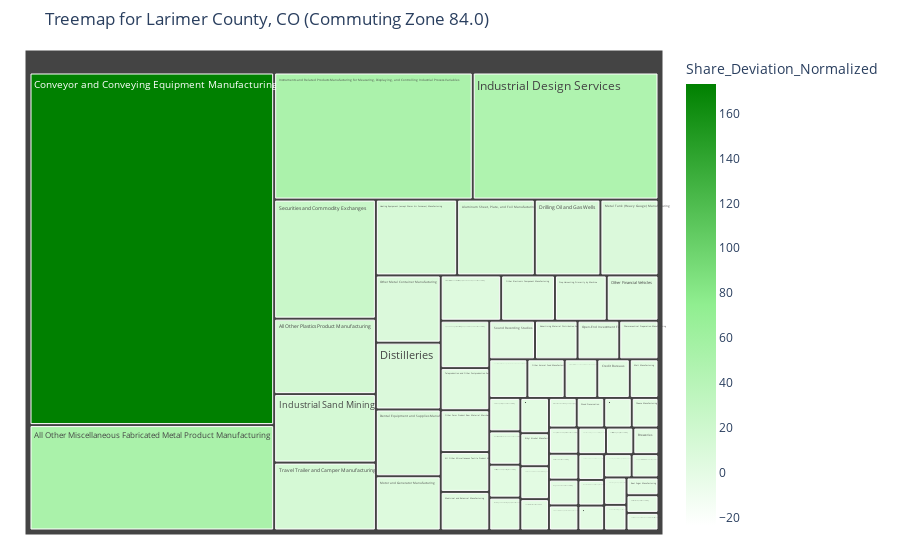
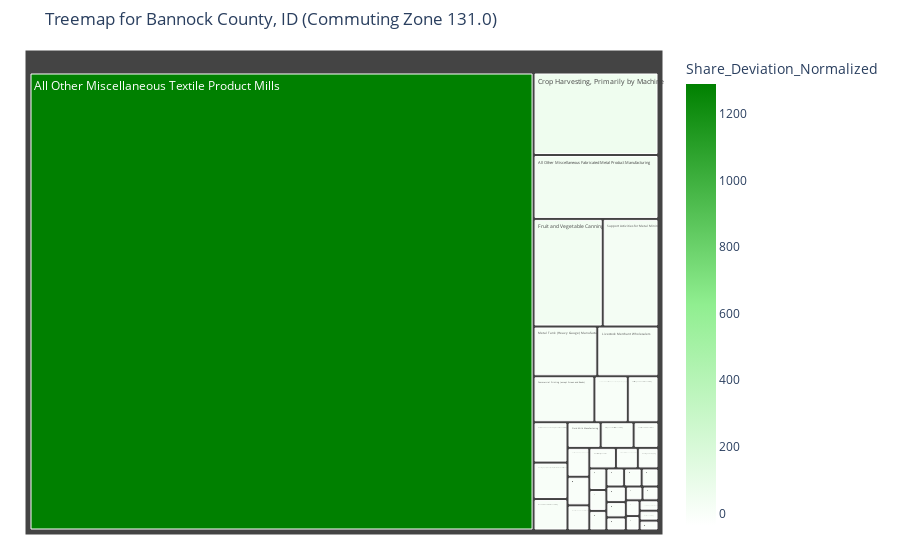
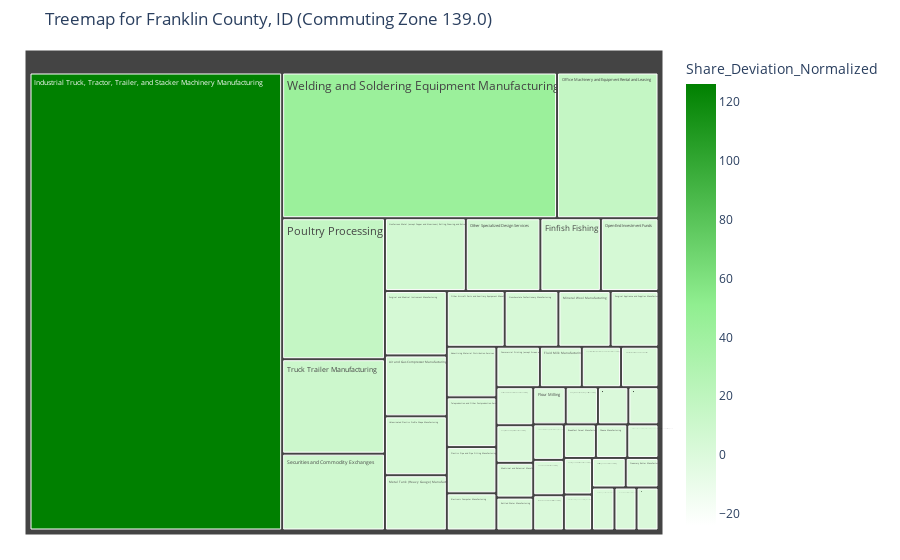
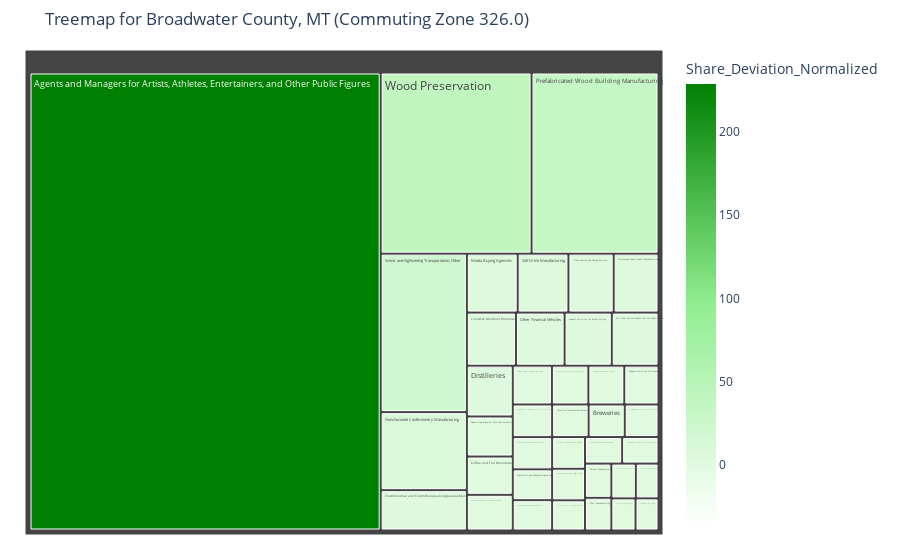

The notebook cell these images were saved under, in order:
### Code cell
# Get unique commuting zones
unique_czs = df_around_wy["CZ20"].unique()

# Generate a separate treemap for each CZ
for cz in unique_czs:
    df_czs = df_around_wy[df_around_wy["CZ20"] == cz]

    # Get the most common or first Area Name for the CZ
    area_name = df_czs["Area Name"].mode()[0] if not df_czs["Area Name"].isna().all() else "Unknown Location"

    # Create the treemap
    fig = px.treemap(
        df_czs,
        path=["Industry Name"],  # Only industries within each CZ
        values="Share_Deviation_Normalized",  # Size varies within each CZ
        color="Share_Deviation_Normalized",  # Color represents deviation
        color_continuous_scale=[(0, "white"), (0.5, "lightgreen"), (1, "green")],  
        title=f"Treemap for {area_name} (Commuting Zone {cz})"
    )

    fig.update_layout(margin=dict(t=50, l=25, r=25, b=25))
    fig.show()

### Figure 1 — Plotly figure (JSON) as saved in the notebook; plotly's stock layout.template omitted (floating-point values rounded to 4 significant figures; data arrays with more than 128 entries replaced by an {"elided": "..."} marker saying what was removed)
{"data": [{"branchvalues": "total", "customdata": {"elided": "314x1 float values"}, "domain": {"x": [0, 1], "y": [0, 1]}, "hovertemplate": "labels=%{label}<br>Share_Deviation_Normalized_sum=%{value}<br>parent=%{parent}<br>id=%{id}<br>Share_Deviation_Normalized=%{color}<extra></extra>", "ids": {"elided": "314 str values"}, "labels": {"elided": "314 str values"}, "marker": {"coloraxis": "coloraxis", "colors": {"elided": "314 float values"}}, "name": "", "parents": {"elided": "314 str values"}, "type": "treemap", "values": {"elided": "314 float values"}}], "layout": {"autosize": true, "coloraxis": {"colorbar": {"title": {"text": "Share_Deviation_Normalized"}}, "colorscale": [[0, "white"], [0.5, "lightgreen"], [1, "green"]]}, "legend": {"tracegroupgap": 0}, "margin": {"b": 25, "l": 25, "r": 25, "t": 50}, "title": {"text": "Treemap for Larimer County, CO (Commuting Zone 84.0)"}}}

### Figure 2 — Plotly figure (JSON) as saved in the notebook; plotly's stock layout.template omitted (floating-point values rounded to 4 significant figures; data arrays with more than 128 entries replaced by an {"elided": "..."} marker saying what was removed)
{"data": [{"branchvalues": "total", "customdata": {"elided": "314x1 float values"}, "domain": {"x": [0, 1], "y": [0, 1]}, "hovertemplate": "labels=%{label}<br>Share_Deviation_Normalized_sum=%{value}<br>parent=%{parent}<br>id=%{id}<br>Share_Deviation_Normalized=%{color}<extra></extra>", "ids": {"elided": "314 str values"}, "labels": {"elided": "314 str values"}, "marker": {"coloraxis": "coloraxis", "colors": {"elided": "314 float values"}}, "name": "", "parents": {"elided": "314 str values"}, "type": "treemap", "values": {"elided": "314 float values"}}], "layout": {"autosize": true, "coloraxis": {"colorbar": {"title": {"text": "Share_Deviation_Normalized"}}, "colorscale": [[0, "white"], [0.5, "lightgreen"], [1, "green"]]}, "legend": {"tracegroupgap": 0}, "margin": {"b": 25, "l": 25, "r": 25, "t": 50}, "title": {"text": "Treemap for Bannock County, ID (Commuting Zone 131.0)"}}}

### Figure 3 — Plotly figure (JSON) as saved in the notebook; plotly's stock layout.template omitted (floating-point values rounded to 4 significant figures; data arrays with more than 128 entries replaced by an {"elided": "..."} marker saying what was removed)
{"data": [{"branchvalues": "total", "customdata": {"elided": "314x1 float values"}, "domain": {"x": [0, 1], "y": [0, 1]}, "hovertemplate": "labels=%{label}<br>Share_Deviation_Normalized_sum=%{value}<br>parent=%{parent}<br>id=%{id}<br>Share_Deviation_Normalized=%{color}<extra></extra>", "ids": {"elided": "314 str values"}, "labels": {"elided": "314 str values"}, "marker": {"coloraxis": "coloraxis", "colors": {"elided": "314 float values"}}, "name": "", "parents": {"elided": "314 str values"}, "type": "treemap", "values": {"elided": "314 float values"}}], "layout": {"autosize": true, "coloraxis": {"colorbar": {"title": {"text": "Share_Deviation_Normalized"}}, "colorscale": [[0, "white"], [0.5, "lightgreen"], [1, "green"]]}, "legend": {"tracegroupgap": 0}, "margin": {"b": 25, "l": 25, "r": 25, "t": 50}, "title": {"text": "Treemap for Franklin County, ID (Commuting Zone 139.0)"}}}

### Figure 4 — Plotly figure (JSON) as saved in the notebook; plotly's stock layout.template omitted (floating-point values rounded to 4 significant figures; data arrays with more than 128 entries replaced by an {"elided": "..."} marker saying what was removed)
{"data": [{"branchvalues": "total", "customdata": {"elided": "314x1 float values"}, "domain": {"x": [0, 1], "y": [0, 1]}, "hovertemplate": "labels=%{label}<br>Share_Deviation_Normalized_sum=%{value}<br>parent=%{parent}<br>id=%{id}<br>Share_Deviation_Normalized=%{color}<extra></extra>", "ids": {"elided": "314 str values"}, "labels": {"elided": "314 str values"}, "marker": {"coloraxis": "coloraxis", "colors": {"elided": "314 float values"}}, "name": "", "parents": {"elided": "314 str values"}, "type": "treemap", "values": {"elided": "314 float values"}}], "layout": {"autosize": true, "coloraxis": {"colorbar": {"title": {"text": "Share_Deviation_Normalized"}}, "colorscale": [[0, "white"], [0.5, "lightgreen"], [1, "green"]]}, "legend": {"tracegroupgap": 0}, "margin": {"b": 25, "l": 25, "r": 25, "t": 50}, "title": {"text": "Treemap for Broadwater County, MT (Commuting Zone 326.0)"}}}
